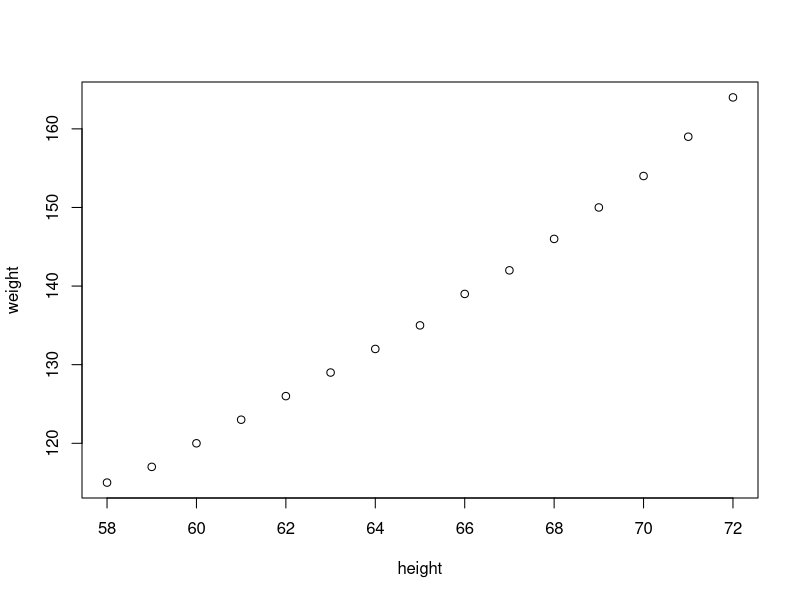
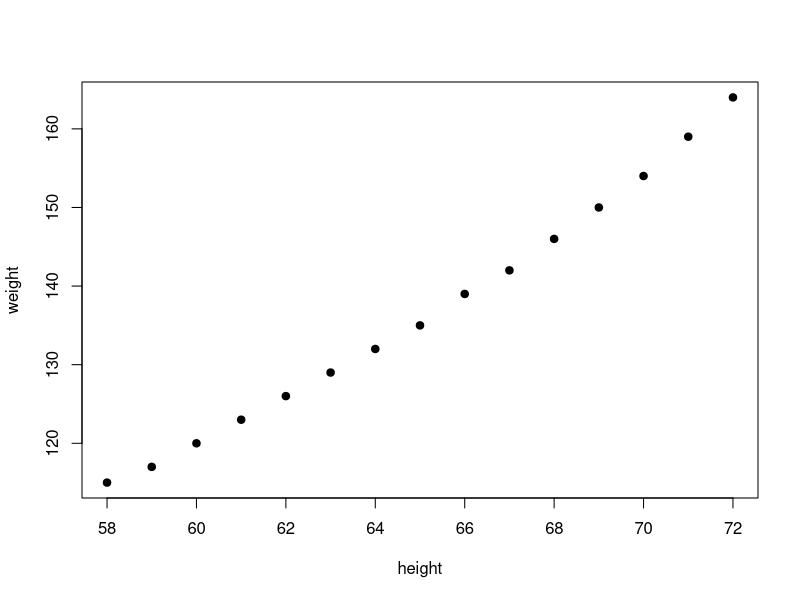
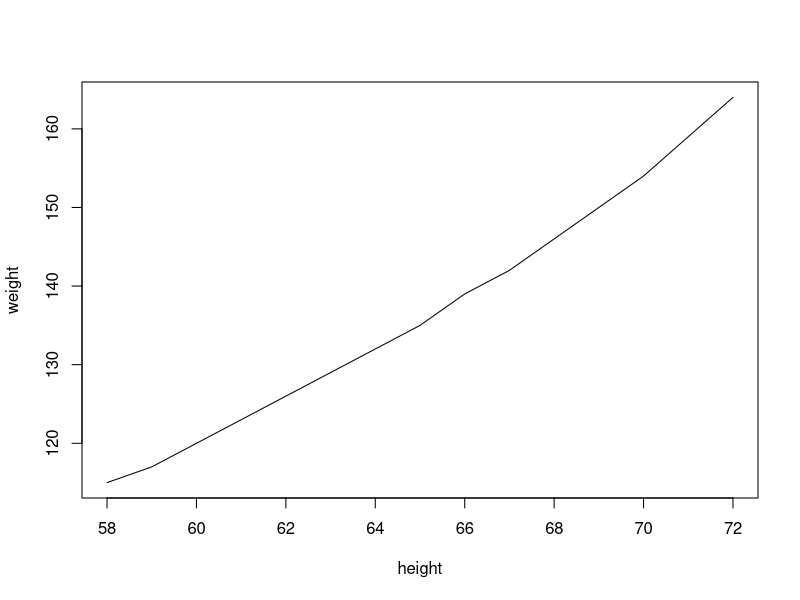
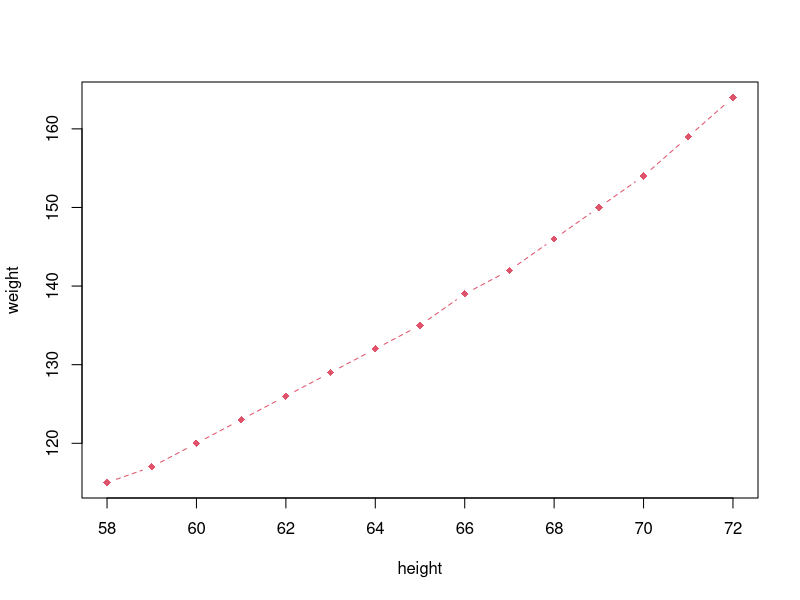
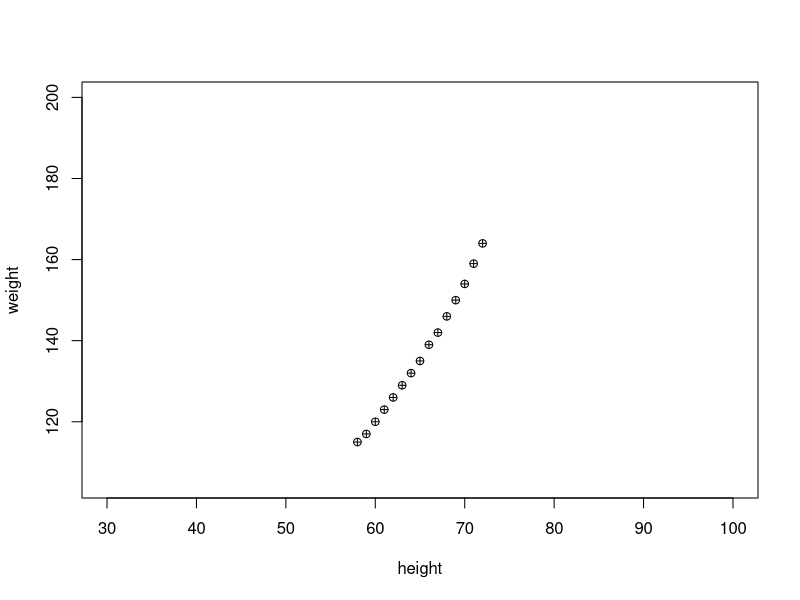
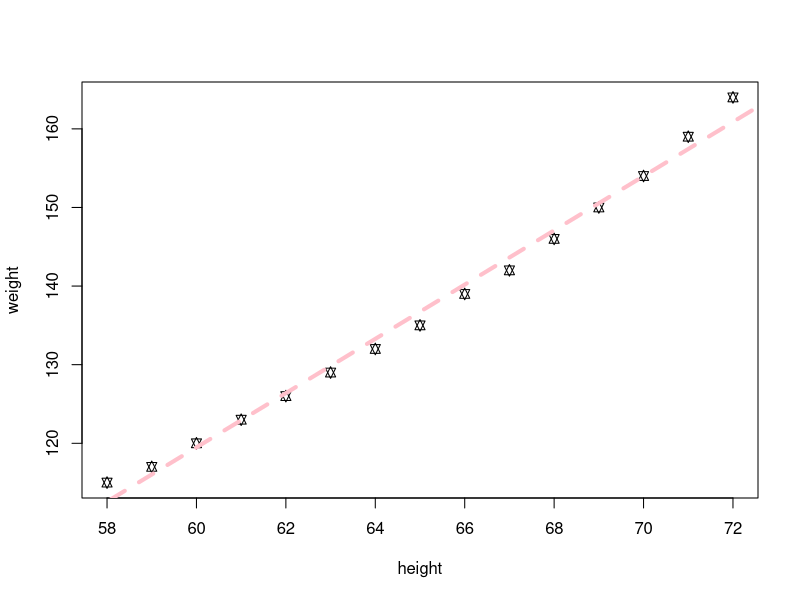
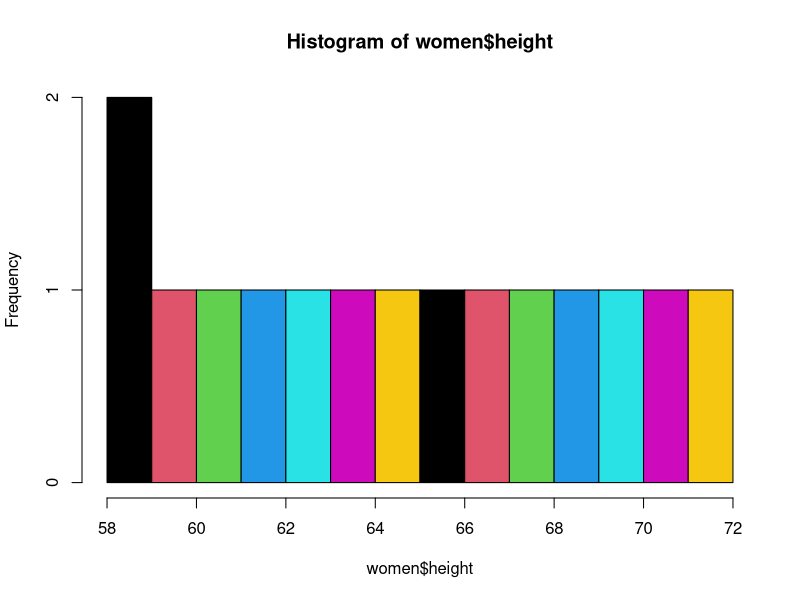

Recreate these plots in R, in order. (Note: this script raises an error after producing the figures.)
#Combined Plots

women
plot(women)
plot(women,type='p',pch=19)
plot(women,type='l')
plot(women,type='b',pch=18,lty=2,col=2)
plot(women,xlim=c(30,100),ylim=c(min(women$weight)-10,200),pch=10)
plot(women,type='p',pch=11)
abline(lm(women$weight ~ women$height),col='pink',lty=2,lwd=4) #line of best fit
stem(women$height)
hist(women$height, breaks = 10, col=1:7)
hist(marks, freq=F, col=1:5)
lines (density(marks)) #histogram with frequency
plot(density(marks),col='pink') #shape
gender
table(gender)
pie(table(gender))
x=c(10,20,40,50)
pie(x)
xlabels=c(LETTERS [1:4])
x/sum(x)
(labels2=paste(xlabels, round(x/sum(x),2)*100,sep='-'))
pie(x, labels=labels2)
x
barplot(x,col=1:4)
barplot(x, col=1:4, horiz=T)
pairs(women)
cor(women$height,women$weight)
head(mtcars)
cov(women$height, women$weight)
cor(mtcars)
names(mtcars)
pairs(mtcars)
pairs(mtcars, 1:10)
